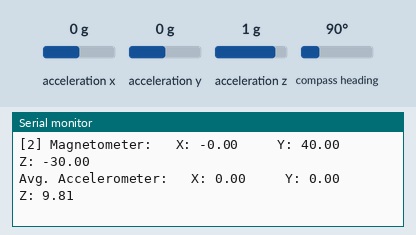
Recording of a sketch running on a simulated Arduino Uno, built with avr-gcc and run on an emulated ATmega328P. Shown: the last lines printed to the serial monitor. The test bench sets the inputs (shaded band); at power-on: acceleration x 0 g, acceleration y 0 g, acceleration z 1 g, compass heading 90°.

Above: at 1.5 s.
1.6 s: acceleration x set to -1.4 g
At 2.2 s:
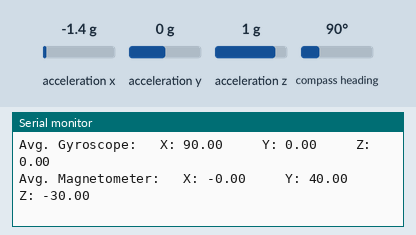
3.1 s: acceleration y set to -1.4 g
At 4.6 s:
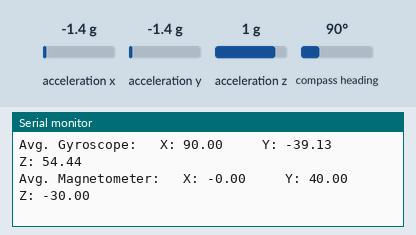
6.1 s: acceleration z set to -1.4 g
At 7.5 s:
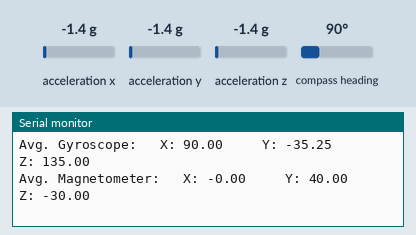
7.6 s: compass heading set to 7°
At 8.7 s:
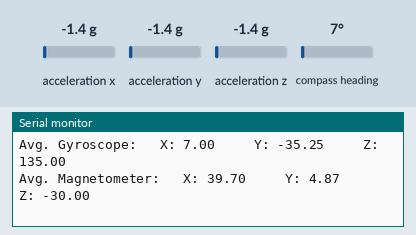
Timing chart, 0 to 10.1 s (numbered marks = the images above; inputs shaded):
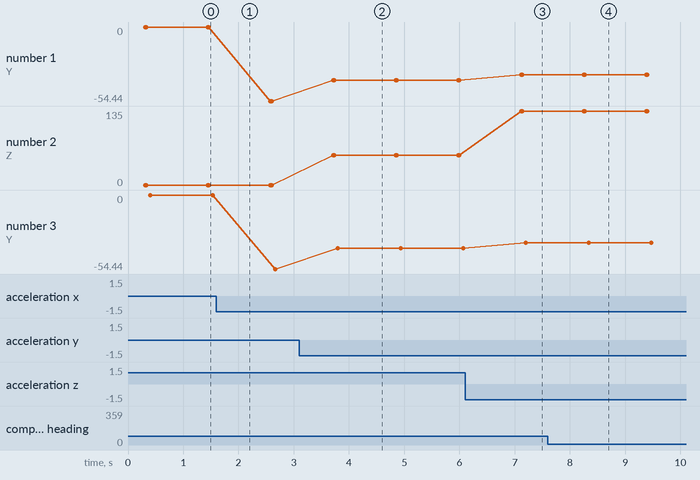

The sketch:

two_bno_average.ino
```cpp
// Name: Jeffrey Matheson
// Language: Arduino
// Project: Rocketry - Payload
// File Description: This file allows you to read both of the BNO055 sensors at the same time
// while also taking their average and outputting these three sets of data to Serial.
// Date: 2/8/2022

#include <Wire.h>
#include <Adafruit_Sensor.h>
#include <Adafruit_BNO055.h>
#include <utility/imumaths.h>


//uint8_t savedOffsets1[22] = {-15, 19, -41, -1, -3, 0, -221, 551, 178, 1000, 620};


Adafruit_BNO055 BNO1 = Adafruit_BNO055(55, 0x28);
Adafruit_BNO055 BNO2 = Adafruit_BNO055(56, 0x29);

void setup() {
  Serial.begin(115200);

  BNO1.begin();
  BNO2.begin();

  delay(100);

  //BNO1.setSensorOffsets(savedOffsets1);
  delay(100);

  //BNO1.setMode(0x0C);
  delay(100);
}


void loop() {
  Serial.println("==============================================================");
  print_accelerometerData(BNO1, '1');
  print_gyroscopeData(BNO1, '1');
  print_magnetometerData(BNO1, '1');
  Serial.println("");
  print_accelerometerData(BNO2, '2');
  print_gyroscopeData(BNO2, '2');
  print_magnetometerData(BNO2, '2');
  Serial.println("");
  printAverage_accelerometerData();
  printAverage_gyroscopeData();
  printAverage_magnetometerData();
  delay(1000);
}

double* get_accelerometerData(Adafruit_BNO055 sensorNum) {
  sensors_event_t accelerometerData;
  sensorNum.getEvent(&accelerometerData, Adafruit_BNO055::VECTOR_ACCELEROMETER);

  sensors_event_t* event = &accelerometerData;

  static double xyz[3];

  xyz[0] = event->acceleration.x;
  xyz[1] = event->acceleration.y;
  xyz[2] = event->acceleration.z;

  return xyz;
}

double* get_gyroscopeData(Adafruit_BNO055 sensorNum) {
  sensors_event_t gyroscopeData;
  sensorNum.getEvent(&gyroscopeData, Adafruit_BNO055::VECTOR_EULER);

  sensors_event_t* event = &gyroscopeData;

  static double xyz[3];

  xyz[0] = event->orientation.x;
  xyz[1] = event->orientation.y;
  xyz[2] = event->orientation.z;

  return xyz;
}

double* get_magnetometerData(Adafruit_BNO055 sensorNum) {
  sensors_event_t magnetometerData;
  sensorNum.getEvent(&magnetometerData, Adafruit_BNO055::VECTOR_MAGNETOMETER);

  sensors_event_t* event = &magnetometerData;

  static double xyz[3];

  xyz[0] = event->magnetic.x;
  xyz[1] = event->magnetic.y;
  xyz[2] = event->magnetic.z;

  return xyz;
}

void print_accelerometerData(Adafruit_BNO055 sensorNum, char num) {
  double x = get_accelerometerData(sensorNum)[0];
  double y = get_accelerometerData(sensorNum)[1];
  double z = get_accelerometerData(sensorNum)[2];

  Serial.print("[");
  Serial.print(num);
  Serial.print("] Accelerometer: ");

  Serial.print("\tX: ");
  Serial.print(x);
  Serial.print("   \tY: ");
  Serial.print(y);
  Serial.print("   \tZ: ");
  Serial.println(z);
}

void print_gyroscopeData(Adafruit_BNO055 sensorNum, char num) {
  double x = get_gyroscopeData(sensorNum)[0];
  double y = get_gyroscopeData(sensorNum)[1];
  double z = get_gyroscopeData(sensorNum)[2];

  Serial.print("[");
  Serial.print(num);
  Serial.print("] Gyroscope: ");

  Serial.print("\t\tX: ");
  Serial.print(x);
  Serial.print("   \tY: ");
  Serial.print(y);
  Serial.print("   \tZ: ");
  Serial.println(z);
}

void print_magnetometerData(Adafruit_BNO055 sensorNum, char num) {
  double x = get_magnetometerData(sensorNum)[0];
  double y = get_magnetometerData(sensorNum)[1];
  double z = get_magnetometerData(sensorNum)[2];

  Serial.print("[");
  Serial.print(num);
  Serial.print("] Magnetometer: ");

  Serial.print("\tX: ");
  Serial.print(x);
  Serial.print("   \tY: ");
  Serial.print(y);
  Serial.print("   \tZ: ");
  Serial.println(z);
}

double* getAverage_accelerometerData() {
  double x1 = get_accelerometerData(BNO1)[0];
  double y1 = get_accelerometerData(BNO1)[1];
  double z1 = get_accelerometerData(BNO1)[2];

  double x2 = get_accelerometerData(BNO2)[0];
  double y2 = get_accelerometerData(BNO2)[1];
  double z2 = get_accelerometerData(BNO2)[2];

  static double xyz[3];

  xyz[0] = (x1 + x2) / 2;
  xyz[1] = (y1 + y2) / 2;
  xyz[2] = (z1 + z2) / 2;

  return xyz;
}

double* getAverage_gyroscopeData() {
  double x1 = get_gyroscopeData(BNO1)[0];
  double y1 = get_gyroscopeData(BNO1)[1];
  double z1 = get_gyroscopeData(BNO1)[2];

  double x2 = get_gyroscopeData(BNO2)[0];
  double y2 = get_gyroscopeData(BNO2)[1];
  double z2 = get_gyroscopeData(BNO2)[2];

  static double xyz[3];

  int threshold = 100;

  // If the difference between two of the axis gyroscope readings
  // exceeds that of 'threshold', output the value of x1 instead of their
  // average. This is meant to correct for times where one board reads
  // something like 359 and the other board reads something like 1, which
  // results in an average of ~180 (which is obviously read).

  if (abs(x1 - x2) > threshold) {
    xyz[0] = x1;
  } else {
    xyz[0] = (x1 + x2) / 2;
  }

  if (abs(y1 - y2) > threshold) {
    xyz[1] = y1;
  } else {
    xyz[1] = (y1 + y2) / 2;
  }

  if (abs(z1 - z2) > threshold) {
    xyz[2] = z1;
  } else {
    xyz[2] = (z1 + z2) / 2;
  }

  return xyz;
}

double* getAverage_magnetometerData() {
  double x1 = get_magnetometerData(BNO1)[0];
  double y1 = get_magnetometerData(BNO1)[1];
  double z1 = get_magnetometerData(BNO1)[2];

  double x2 = get_magnetometerData(BNO2)[0];
  double y2 = get_magnetometerData(BNO2)[1];
  double z2 = get_magnetometerData(BNO2)[2];

  static double xyz[3];

  xyz[0] = (x1 + x2) / 2;
  xyz[1] = (y1 + y2) / 2;
  xyz[2] = (z1 + z2) / 2;

  return xyz;
}

void printAverage_accelerometerData() {
  double x = getAverage_accelerometerData()[0];
  double y = getAverage_accelerometerData()[1];
  double z = getAverage_accelerometerData()[2];

  Serial.print("Avg. Accelerometer: ");

  Serial.print("\tX: ");
  Serial.print(x);
  Serial.print("   \tY: ");
  Serial.print(y);
  Serial.print("   \tZ: ");
  Serial.println(z);
}

void printAverage_gyroscopeData() {
  double x = getAverage_gyroscopeData()[0];
  double y = getAverage_gyroscopeData()[1];
  double z = getAverage_gyroscopeData()[2];

  Serial.print("Avg. Gyroscope: ");

  Serial.print("\tX: ");
  Serial.print(x);
  Serial.print("   \tY: ");
  Serial.print(y);
  Serial.print("   \tZ: ");
  Serial.println(z);
}

void printAverage_magnetometerData() {
  double x = getAverage_magnetometerData()[0];
  double y = getAverage_magnetometerData()[1];
  double z = getAverage_magnetometerData()[2];

  Serial.print("Avg. Magnetometer: ");

  Serial.print("\tX: ");
  Serial.print(x);
  Serial.print("   \tY: ");
  Serial.print(y);
  Serial.print("   \tZ: ");
  Serial.println(z);
}
```

Measured:
- after the input at 3.1 s, the serial monitor: prints a new line after 0.61 s (image 2)
- after the input at 6.1 s, the serial monitor: prints a new line after 1.0 s (image 3)
- after the input at 7.6 s, the serial monitor: prints a new line after 0.65 s (image 4)
- plotted number 1: 0 → -54.44 after the input at 1.6 s, -54.44 → -39.13 after the input at 3.1 s, -39.13 → -35.25 after the input at 6.1 s
- plotted number 2: 0 → 54.44 after the input at 3.1 s, 54.44 → 135 after the input at 6.1 s
- plotted number 3: 0 → -54.44 after the input at 1.6 s, -54.44 → -39.13 after the input at 3.1 s, -39.13 → -35.25 after the input at 6.1 s
